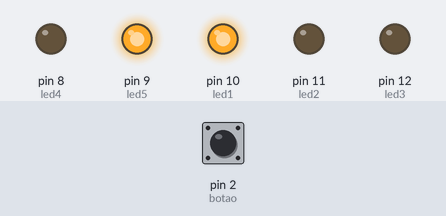
A sketch run on a simulated Arduino Uno, built with avr-gcc and run on an emulated ATmega328P. Parts: output pins drawn as LEDs (lit = HIGH). Inputs (shaded band) come from the test bench; at power-on: pin 2 (botao) LOW.

Above: at 1.2 s.
1.3 s: pin 2 (botao) pulled HIGH for 0.15 s
At 6.9 s:
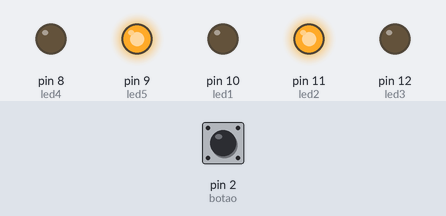
At 11.2 s:
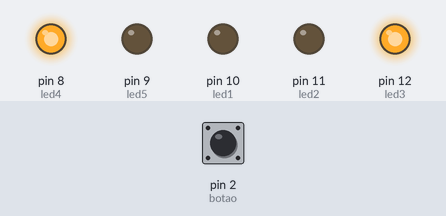
Timing chart, 0 to 19.4 s (numbered marks = the images above; inputs shaded):
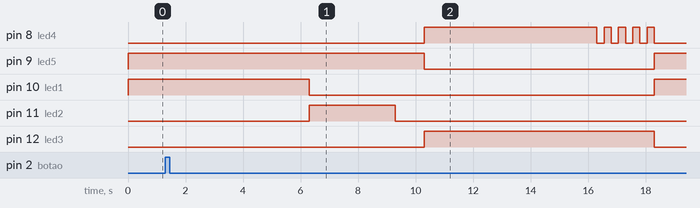

The sketch:

Semaforo.ino
```cpp
int led1 = 10;
int led2 = 11;
int led3 = 12;
int led4 = 8;
int led5 = 9;
int botao = 2;
boolean estado_botao;

void setup()
{
  pinMode(led1, OUTPUT);
  pinMode(led2, OUTPUT);
  pinMode(led3, OUTPUT);
  pinMode(led4, OUTPUT);
  pinMode(led5, OUTPUT);
  pinMode(botao, INPUT);
  digitalWrite(botao, LOW);
}

void loop()
{
  estado_botao = digitalRead(botao);

  if(estado_botao == HIGH){
  delay(5000);
  digitalWrite(led1, LOW);
  digitalWrite(led2, HIGH);
  delay(3000);
  digitalWrite(led2, LOW);
  delay(1000);
  digitalWrite(led3, HIGH);
  digitalWrite(led5, LOW);
  digitalWrite(led4, HIGH);
  delay(6000);
  digitalWrite(led4, LOW);
  delay(250);
  digitalWrite(led4, HIGH);
  delay(250);
  digitalWrite(led4, LOW);
  delay(250);
  digitalWrite(led4, HIGH);
  delay(250);
  digitalWrite(led4, LOW);
  delay(250);
  digitalWrite(led4, HIGH);
  delay(250);
  digitalWrite(led4, LOW);
  delay(250);
  digitalWrite(led4, HIGH);
  delay(250);
  digitalWrite(led4, LOW);
  digitalWrite(led3, LOW);
  }

  else{
   	digitalWrite(led1, HIGH);
    digitalWrite(led2, LOW);
    digitalWrite(led3, LOW);
    digitalWrite(led4, LOW);
    digitalWrite(led5, HIGH);
  }
}
```

Measured:
- after the input at 1.3 s, pin 8 (led4): LOW → HIGH after 9.0 s, then repeats every 0.50 s: LOW 0.25 s, HIGH 0.25 s, until it stays LOW from 18.3 s; pin 9 (led5): HIGH → LOW after 9.0 s, → HIGH 8.0 s later
